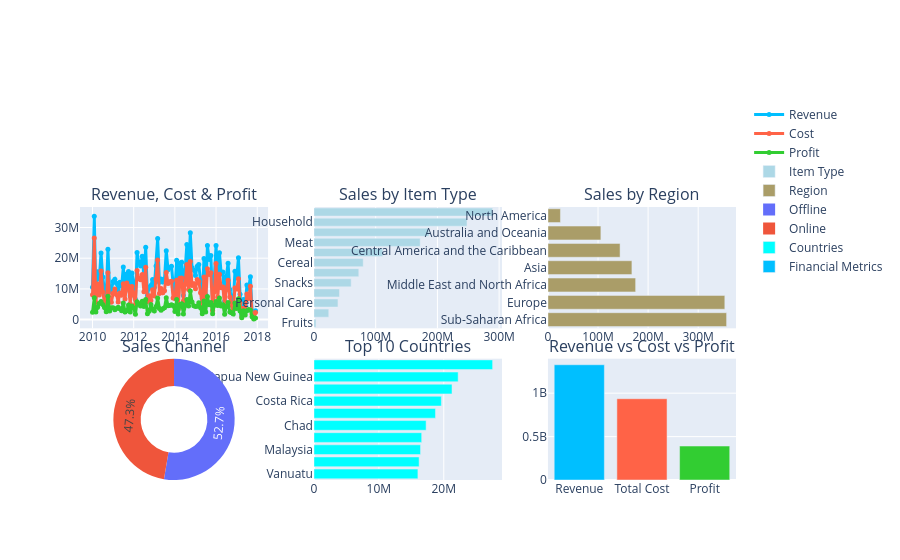

This figure's notebook cell:
### Code cell
# Add All Graphs

# =========================================================
# 1. REVENUE / COST / PROFIT TREND
# =========================================================

fig.add_trace(

    go.Scatter(
        x=monthly["Month"],
        y=monthly["Revenue"],
        mode="lines+markers",
        name="Revenue",
        line=dict(
            color="deepskyblue",
            width=3
        ),
        marker=dict(
            size=5
        ),
        hovertemplate=
        "<b>Month:</b> %{x}<br>" +
        "<b>Revenue:</b> $%{y:,.0f}" +
        "<extra></extra>"
    ),
    row=2,
    col=1
)

fig.add_trace(
    go.Scatter(
        x=monthly["Month"],
        y=monthly["Cost"],
        mode="lines+markers",
        name="Cost",
        line=dict(
            color="tomato",
            width=3
        ),
        marker=dict(
            size=5
        ),
        hovertemplate=
        "<b>Month:</b> %{x}<br>" +
        "<b>Cost:</b> $%{y:,.0f}" +
        "<extra></extra>"
    ),
    row=2,
    col=1
)

fig.add_trace(
    go.Scatter(
        x=monthly["Month"],
        y=monthly["Profit"],
        mode="lines+markers",
        name="Profit",
        line=dict(
            color="limegreen",
            width=3
        ),
        marker=dict(
            size=5
        ),
        hovertemplate=
        "<b>Month:</b> %{x}<br>" +
        "<b>Profit:</b> $%{y:,.0f}" +
        "<extra></extra>"
    ),
    row=2,
    col=1
)

# =========================================================
# 2. SALES BY ITEM TYPE
# =========================================================

fig.add_trace(
    go.Bar(
        x=item_sales["Revenue"],
        y=item_sales["Item Type"],
        orientation="h",
        name="Item Type",
        marker_color="#ADD8E6",
        hovertemplate=
        "<b>%{y}</b><br>" +
        "Revenue: $%{x:,.0f}" +
        "<extra></extra>"
    ),
    row=2,
    col=2
)

# =========================================================
# 3. SALES BY REGION
# =========================================================

fig.add_trace(
    go.Bar(
        x=region_sales["Revenue"],
        y=region_sales["Region"],
        orientation="h",
        name="Region",
        marker_color="#AA9D68",
        hovertemplate=
        "<b>%{y}</b><br>" +
        "Revenue: $%{x:,.0f}" +
        "<extra></extra>"
    ),
    row=2,
    col=3
)

# =========================================================
# 4. SALES CHANNEL
# =========================================================

fig.add_trace(
    go.Pie(
        labels=channel_sales["Sales Channel"],
        values=channel_sales["Revenue"],
        hole=0.55,
        name="Sales Channel",
        textinfo="percent",
        hovertemplate=
        "<b>%{label}</b><br>" +
        "Revenue: $%{value:,.0f}<br>" +
        "Share: %{percent}" +
        "<extra></extra>"
    ),
    row=3,
    col=1
)

# =========================================================
# 5. TOP 10 COUNTRIES
# =========================================================

fig.add_trace(
    go.Bar(
        x=top_countries["Revenue"],
        y=top_countries["Country"],
        orientation="h",
        name="Countries",
        marker_color="#00FFFF",
        hovertemplate=
        "<b>%{y}</b><br>" +
        "Revenue: $%{x:,.0f}" +
        "<extra></extra>"
    ),
    row=3,
    col=2
)

# =========================================================
# 6. REVENUE VS COST VS PROFIT
# =========================================================

metrics = [
    "Revenue",
    "Total Cost",
    "Profit"
]

metric_values = [
    total_revenue,
    total_cost,
    total_profit
]


fig.add_trace(

    go.Bar(

        x=metrics,

        y=metric_values,

        name="Financial Metrics",

        marker_color=[
            "deepskyblue",
            "tomato",
            "limegreen"
        ],

        hovertemplate=
        "<b>%{x}</b><br>" +
        "$%{y:,.0f}" +
        "<extra></extra>"
    ),

    row=3,
    col=3
)

### Figure 1 — Plotly figure (JSON) as saved in the notebook; plotly's stock layout.template omitted (floating-point values rounded to 4 significant figures)
{"data": [{"hovertemplate": "<b>Month:</b> %{x}<br><b>Revenue:</b> $%{y:,.0f}<extra></extra>", "line": {"color": "deepskyblue", "width": 3}, "marker": {"size": 5}, "mode": "lines+markers", "name": "Revenue", "type": "scatter", "x": ["2010-01", "2010-02", "2010-03", "2010-04", "2010-05", "2010-06", "2010-07", "2010-08", "2010-09", "2010-10", "2010-11", "2010-12", "2011-01", "2011-02", "2011-03", "2011-04", "2011-05", "2011-06", "2011-07", "2011-08", "2011-09", "2011-10", "2011-11", "2011-12", "2012-01", "2012-02", "2012-03", "2012-04", "2012-05", "2012-06", "2012-07", "2012-08", "2012-09", "2012-10", "2012-11", "2012-12", "2013-01", "2013-02", "2013-03", "2013-04", "2013-05", "2013-06", "2013-07", "2013-08", "2013-09", "2013-10", "2013-11", "2013-12", "2014-01", "2014-02", "2014-03", "2014-04", "2014-05", "2014-06", "2014-07", "2014-08", "2014-09", "2014-10", "2014-11", "2014-12", "2015-01", "2015-02", "2015-03", "2015-04", "2015-05", "2015-06", "2015-07", "2015-08", "2015-09", "2015-10", "2015-11", "2015-12", "2016-01", "2016-02", "2016-03", "2016-04", "2016-05", "2016-06", "2016-07", "2016-08", "2016-09", "2016-10", "2016-11", "2016-12", "2017-01", "2017-02", "2017-03", "2017-04", "2017-05", "2017-06", "2017-07", "2017-08", "2017-09", "2017-10", "2017-11", "2017-12"], "xaxis": "x4", "y": [10500000.0, 33690000.0, 8000000.0, 15610000.0, 13230000.0, 21710000.0, 13880000.0, 9510000.0, 7751000.0, 22880000.0, 9175000.0, 9516000.0, 12430000.0, 13130000.0, 11840000.0, 9729000.0, 12190000.0, 10850000.0, 17120000.0, 9235000.0, 14850000.0, 15640000.0, 7696000.0, 15220000.0, 11810000.0, 6655000.0, 21840000.0, 18540000.0, 17440000.0, 20640000.0, 13390000.0, 23540000.0, 7841000.0, 10490000.0, 11150000.0, 13060000.0, 10470000.0, 17480000.0, 26410000.0, 12130000.0, 13190000.0, 12290000.0, 13220000.0, 22470000.0, 16250000.0, 16930000.0, 17380000.0, 11580000.0, 9524000.0, 19340000.0, 5173000.0, 18360000.0, 18700000.0, 7848000.0, 16110000.0, 24470000.0, 14220000.0, 28270000.0, 16890000.0, 16180000.0, 14360000.0, 17400000.0, 17980000.0, 12600000.0, 6892000.0, 19880000.0, 8213000.0, 24110000.0, 19540000.0, 20910000.0, 4890000.0, 13720000.0, 24130000.0, 11910000.0, 21760000.0, 14860000.0, 15470000.0, 5997000.0, 14080000.0, 18380000.0, 9837000.0, 6926000.0, 5018000.0, 15740000.0, 13600000.0, 20140000.0, 8238000.0, 1482000.0, 6563000.0, 4635000.0, 11230000.0, 10100000.0, 14000000.0, 2713000.0, 498800.0, 2863000.0], "yaxis": "y4"}, {"hovertemplate": "<b>Month:</b> %{x}<br><b>Cost:</b> $%{y:,.0f}<extra></extra>", "line": {"color": "tomato", "width": 3}, "marker": {"size": 5}, "mode": "lines+markers", "name": "Cost", "type": "scatter", "x": ["2010-01", "2010-02", "2010-03", "2010-04", "2010-05", "2010-06", "2010-07", "2010-08", "2010-09", "2010-10", "2010-11", "2010-12", "2011-01", "2011-02", "2011-03", "2011-04", "2011-05", "2011-06", "2011-07", "2011-08", "2011-09", "2011-10", "2011-11", "2011-12", "2012-01", "2012-02", "2012-03", "2012-04", "2012-05", "2012-06", "2012-07", "2012-08", "2012-09", "2012-10", "2012-11", "2012-12", "2013-01", "2013-02", "2013-03", "2013-04", "2013-05", "2013-06", "2013-07", "2013-08", "2013-09", "2013-10", "2013-11", "2013-12", "2014-01", "2014-02", "2014-03", "2014-04", "2014-05", "2014-06", "2014-07", "2014-08", "2014-09", "2014-10", "2014-11", "2014-12", "2015-01", "2015-02", "2015-03", "2015-04", "2015-05", "2015-06", "2015-07", "2015-08", "2015-09", "2015-10", "2015-11", "2015-12", "2016-01", "2016-02", "2016-03", "2016-04", "2016-05", "2016-06", "2016-07", "2016-08", "2016-09", "2016-10", "2016-11", "2016-12", "2017-01", "2017-02", "2017-03", "2017-04", "2017-05", "2017-06", "2017-07", "2017-08", "2017-09", "2017-10", "2017-11", "2017-12"], "xaxis": "x4", "y": [8124000.0, 26580000.0, 5564000.0, 11560000.0, 7973000.0, 15820000.0, 8985000.0, 5543000.0, 5189000.0, 15240000.0, 6337000.0, 5619000.0, 8611000.0, 9943000.0, 8197000.0, 5737000.0, 8670000.0, 7941000.0, 11680000.0, 6727000.0, 11940000.0, 10890000.0, 5189000.0, 10770000.0, 8113000.0, 4922000.0, 16030000.0, 13400000.0, 13010000.0, 14680000.0, 9091000.0, 17020000.0, 5902000.0, 7770000.0, 6227000.0, 9729000.0, 7669000.0, 13180000.0, 19380000.0, 8537000.0, 10120000.0, 8770000.0, 9382000.0, 15320000.0, 11750000.0, 12370000.0, 12530000.0, 7022000.0, 6867000.0, 12830000.0, 3359000.0, 13490000.0, 13560000.0, 6055000.0, 11410000.0, 17950000.0, 9765000.0, 18940000.0, 11130000.0, 11660000.0, 10080000.0, 13050000.0, 12460000.0, 8763000.0, 4984000.0, 13840000.0, 5768000.0, 16570000.0, 14670000.0, 15300000.0, 2986000.0, 9079000.0, 18250000.0, 7287000.0, 14770000.0, 10390000.0, 10650000.0, 4246000.0, 9845000.0, 12850000.0, 7352000.0, 4680000.0, 3207000.0, 10320000.0, 9952000.0, 13350000.0, 5403000.0, 921800.0, 3714000.0, 3137000.0, 8349000.0, 6846000.0, 10870000.0, 1752000.0, 345900.0, 2308000.0], "yaxis": "y4"}, {"hovertemplate": "<b>Month:</b> %{x}<br><b>Profit:</b> $%{y:,.0f}<extra></extra>", "line": {"color": "limegreen", "width": 3}, "marker": {"size": 5}, "mode": "lines+markers", "name": "Profit", "type": "scatter", "x": ["2010-01", "2010-02", "2010-03", "2010-04", "2010-05", "2010-06", "2010-07", "2010-08", "2010-09", "2010-10", "2010-11", "2010-12", "2011-01", "2011-02", "2011-03", "2011-04", "2011-05", "2011-06", "2011-07", "2011-08", "2011-09", "2011-10", "2011-11", "2011-12", "2012-01", "2012-02", "2012-03", "2012-04", "2012-05", "2012-06", "2012-07", "2012-08", "2012-09", "2012-10", "2012-11", "2012-12", "2013-01", "2013-02", "2013-03", "2013-04", "2013-05", "2013-06", "2013-07", "2013-08", "2013-09", "2013-10", "2013-11", "2013-12", "2014-01", "2014-02", "2014-03", "2014-04", "2014-05", "2014-06", "2014-07", "2014-08", "2014-09", "2014-10", "2014-11", "2014-12", "2015-01", "2015-02", "2015-03", "2015-04", "2015-05", "2015-06", "2015-07", "2015-08", "2015-09", "2015-10", "2015-11", "2015-12", "2016-01", "2016-02", "2016-03", "2016-04", "2016-05", "2016-06", "2016-07", "2016-08", "2016-09", "2016-10", "2016-11", "2016-12", "2017-01", "2017-02", "2017-03", "2017-04", "2017-05", "2017-06", "2017-07", "2017-08", "2017-09", "2017-10", "2017-11", "2017-12"], "xaxis": "x4", "y": [2378000.0, 7113000.0, 2437000.0, 4056000.0, 5256000.0, 5892000.0, 4895000.0, 3966000.0, 2561000.0, 7641000.0, 2838000.0, 3897000.0, 3819000.0, 3186000.0, 3643000.0, 3992000.0, 3519000.0, 2904000.0, 5446000.0, 2508000.0, 2906000.0, 4754000.0, 2506000.0, 4451000.0, 3701000.0, 1733000.0, 5808000.0, 5144000.0, 4429000.0, 5960000.0, 4296000.0, 6516000.0, 1939000.0, 2721000.0, 4920000.0, 3333000.0, 2801000.0, 4300000.0, 7027000.0, 3594000.0, 3076000.0, 3517000.0, 3843000.0, 7150000.0, 4502000.0, 4559000.0, 4852000.0, 4554000.0, 2657000.0, 6508000.0, 1813000.0, 4871000.0, 5140000.0, 1793000.0, 4702000.0, 6519000.0, 4450000.0, 9329000.0, 5755000.0, 4517000.0, 4271000.0, 4347000.0, 5517000.0, 3835000.0, 1908000.0, 6037000.0, 2445000.0, 7538000.0, 4872000.0, 5607000.0, 1904000.0, 4643000.0, 5878000.0, 4623000.0, 6997000.0, 4468000.0, 4822000.0, 1751000.0, 4239000.0, 5531000.0, 2485000.0, 2247000.0, 1811000.0, 5421000.0, 3649000.0, 6790000.0, 2835000.0, 560100.0, 2849000.0, 1498000.0, 2885000.0, 3252000.0, 3125000.0, 961100.0, 152900.0, 555000.0], "yaxis": "y4"}, {"hovertemplate": "<b>%{y}</b><br>Revenue: $%{x:,.0f}<extra></extra>", "marker": {"color": "#ADD8E6"}, "name": "Item Type", "orientation": "h", "type": "bar", "x": [3313000.0, 23960000.0, 38880000.0, 41310000.0, 60290000.0, 72600000.0, 79760000.0, 111500000.0, 172100000.0, 186300000.0, 247900000.0, 289500000.0], "xaxis": "x5", "y": ["Fruits", "Beverages", "Personal Care", "Clothes", "Snacks", "Vegetables", "Cereal", "Baby Food", "Meat", "Cosmetics", "Household", "Office Supplies"], "yaxis": "y5"}, {"hovertemplate": "<b>%{y}</b><br>Revenue: $%{x:,.0f}<extra></extra>", "marker": {"color": "#AA9D68"}, "name": "Region", "orientation": "h", "type": "bar", "x": [356700000.0, 353200000.0, 175100000.0, 167700000.0, 144000000.0, 105700000.0, 24960000.0], "xaxis": "x6", "y": ["Sub-Saharan Africa", "Europe", "Middle East and North Africa", "Asia", "Central America and the Caribbean", "Australia and Oceania", "North America"], "yaxis": "y6"}, {"domain": {"x": [0, 0.2867], "y": [0, 0.3192]}, "hole": 0.55, "hovertemplate": "<b>%{label}</b><br>Revenue: $%{value:,.0f}<br>Share: %{percent}<extra></extra>", "labels": ["Offline", "Online"], "name": "Sales Channel", "textinfo": "percent", "type": "pie", "values": [698900000.0, 628400000.0]}, {"hovertemplate": "<b>%{y}</b><br>Revenue: $%{x:,.0f}<extra></extra>", "marker": {"color": "#00FFFF"}, "name": "Countries", "orientation": "h", "type": "bar", "x": [16010000.0, 16200000.0, 16420000.0, 16590000.0, 17280000.0, 18720000.0, 19630000.0, 21270000.0, 22210000.0, 27520000.0], "xaxis": "x7", "y": ["Vanuatu", "Austria", "Malaysia", "Central African Republic", "Chad", "Iran", "Costa Rica", "Ghana", "Papua New Guinea", "Cuba"], "yaxis": "y7"}, {"hovertemplate": "<b>%{x}</b><br>$%{y:,.0f}<extra></extra>", "marker": {"color": ["deepskyblue", "tomato", "limegreen"]}, "name": "Financial Metrics", "type": "bar", "x": ["Revenue", "Total Cost", "Profit"], "xaxis": "x8", "y": [1327000000.0, 936100000.0, 391200000.0], "yaxis": "y8"}], "layout": {"annotations": [{"font": {"size": 16}, "showarrow": false, "text": "Revenue, Cost & Profit", "x": 0.1433, "xanchor": "center", "xref": "paper", "y": 0.7184, "yanchor": "bottom", "yref": "paper"}, {"font": {"size": 16}, "showarrow": false, "text": "Sales by Item Type", "x": 0.5, "xanchor": "center", "xref": "paper", "y": 0.7184, "yanchor": "bottom", "yref": "paper"}, {"font": {"size": 16}, "showarrow": false, "text": "Sales by Region", "x": 0.8567, "xanchor": "center", "xref": "paper", "y": 0.7184, "yanchor": "bottom", "yref": "paper"}, {"font": {"size": 16}, "showarrow": false, "text": "Sales Channel", "x": 0.1433, "xanchor": "center", "xref": "paper", "y": 0.3192, "yanchor": "bottom", "yref": "paper"}, {"font": {"size": 16}, "showarrow": false, "text": "Top 10 Countries", "x": 0.5, "xanchor": "center", "xref": "paper", "y": 0.3192, "yanchor": "bottom", "yref": "paper"}, {"font": {"size": 16}, "showarrow": false, "text": "Revenue vs Cost vs Profit", "x": 0.8567, "xanchor": "center", "xref": "paper", "y": 0.3192, "yanchor": "bottom", "yref": "paper"}], "xaxis": {"anchor": "y", "domain": [0, 0.2867]}, "xaxis2": {"anchor": "y2", "domain": [0.3567, 0.6433]}, "xaxis3": {"anchor": "y3", "domain": [0.7133, 1]}, "xaxis4": {"anchor": "y4", "domain": [0, 0.2867]}, "xaxis5": {"anchor": "y5", "domain": [0.3567, 0.6433]}, "xaxis6": {"anchor": "y6", "domain": [0.7133, 1]}, "xaxis7": {"anchor": "y7", "domain": [0.3567, 0.6433]}, "xaxis8": {"anchor": "y8", "domain": [0.7133, 1]}, "yaxis": {"anchor": "x", "domain": [0.7984, 1]}, "yaxis2": {"anchor": "x2", "domain": [0.7984, 1]}, "yaxis3": {"anchor": "x3", "domain": [0.7984, 1]}, "yaxis4": {"anchor": "x4", "domain": [0.3992, 0.7184]}, "yaxis5": {"anchor": "x5", "domain": [0.3992, 0.7184]}, "yaxis6": {"anchor": "x6", "domain": [0.3992, 0.7184]}, "yaxis7": {"anchor": "x7", "domain": [0, 0.3192]}, "yaxis8": {"anchor": "x8", "domain": [0, 0.3192]}}}
